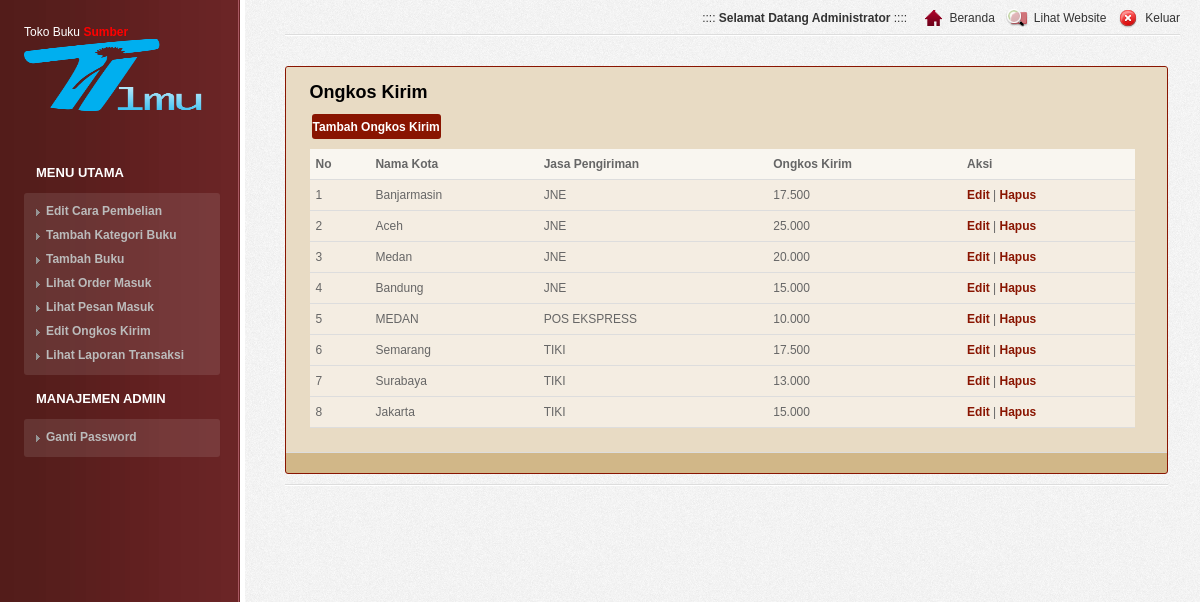
Page /PROGRAM/tokobukusumberilmu/login/media.php?module=ongkoskirim (signed in) on the committed database.
### tables this page shows
CREATE TABLE `kota` (
  `id_kota` int(3) NOT NULL,
  `id_perusahaan` int(10) NOT NULL,
  `nama_kota` varchar(100) NOT NULL,
  `ongkos_kirim` int(10) NOT NULL
);

CREATE TABLE `shop_pengiriman` (
  `id_perusahaan` int(10) NOT NULL,
  `nama_perusahaan` varchar(100) NOT NULL,
  `gambar` varchar(100) NOT NULL
);

### PROGRAM/tokobukusumberilmu/config/fungsi_rupiah.php (called while the page is built)
<?php
function format_rupiah($angka){
  $rupiah=number_format($angka,0,',','.');
  return $rupiah;
}
?>

### PROGRAM/tokobukusumberilmu/login/modul/mod_ongkoskirim/ongkoskirim.php (the view, shortened to what this page needs)
<?php
 if (empty($_SESSION['username']) AND empty($_SESSION['passuser'])){
  echo "<link href='style.css' rel='stylesheet' type='text/css'>
 <center>Untuk mengakses modul, Anda harus login <br>";
  echo "<a href=../../index.php><b>LOGIN</b></a></center>";
}
else{
$aksi="modul/mod_ongkoskirim/aksi_ongkoskirim.php";
switch($_GET[act]){
  default:
    echo "<h2>Ongkos Kirim</h2>
          <input type=button class='tombol' value='Tambah Ongkos Kirim'
          onclick=\"window.location.href='?module=ongkoskirim&act=tambahongkoskirim';\">
          <table>
          <tr><th>No</th><th>Nama Kota</th><th>Jasa Pengiriman</th><th>Ongkos Kirim</th><th>Aksi</th></tr>";
    $tampil=mysql_query("SELECT * FROM kota,shop_pengiriman where kota.id_perusahaan=shop_pengiriman.id_perusahaan ORDER BY shop_pengiriman.nama_perusahaan,kota.id_kota DESC");
    $no=1;
    while ($r=mysql_fetch_array($tampil)){
       $ongkos = format_rupiah($r[ongkos_kirim]);
       echo "<tr><td>$no</td>
             <td>$r[nama_kota]</td>
	     <td>$r[nama_perusahaan]</td>
             <td align=left>$ongkos</td>
             <td><a href=?module=ongkoskirim&act=editongkoskirim&id=$r[id_kota]><b>Edit</b></a> |
	               <a href=$aksi?module=ongkoskirim&act=hapus&id=$r[id_kota]><b>Hapus</b></a>
             </td></tr>";
      $no++;
    }
    echo "</table>";
    break;
}
}
?>

### PROGRAM/tokobukusumberilmu/login/media.php (shortened to what this page needs)
<?php
if (empty($_SESSION['username']) AND empty($_SESSION['passuser'])){
  echo "<link href='css/screen.css' rel='stylesheet' type='text/css'><link href='css/reset.css' rel='stylesheet' type='text/css'>
 <center><br><br><br><br><br><br>Maaf, untuk masuk <b>Halaman Administrator</b><br>
  <center>anda harus <b>Login</b> dahulu!<br><br>";
 echo "<div> <a href='index.php'><img src='images/kunci.png'  height=176 width=143></a>
             </div>";
  echo "<input type=button class=simplebtn value='LOGIN DI SINI' onclick=location.href='index.php'></a></center>";
}
else{
?>
<!DOCTYPE html PUBLIC "-//W3C//DTD XHTML 1.0 Strict//EN" "http://www.w3.org/TR/xhtml1/DTD/xhtml1-strict.dtd">
<html xmlns="http://www.w3.org/1999/xhtml">
<head>
<link rel="stylesheet" href="css/reset.css" type="text/css"/>
<link rel="stylesheet" href="css/screen.css" type="text/css"/>
<link rel="stylesheet" href="css/fancybox.css" type="text/css"/>
<link rel="stylesheet" href="css/jquery.wysiwyg.css" type="text/css"/>
<link rel="stylesheet" href="css/jquery.ui.css" type="text/css"/>
<link rel="stylesheet" href="css/visualize.css" type="text/css"/>
<link rel="stylesheet" href="css/visualize-light.css" type="text/css"/>
</head>
<body>
	<div class="sidebar">
		<div class="logo clear"><font size="5" color="white">Toko Buku  <strong><font color="red">Sumber</font></strong> </font><img src="../images/ilmu.png" alt="" width="185" height="80" /></div>
		<div class="menu">
		  <ul><li><a href="#">MENU UTAMA</a>
			  <ul>
				  <?php include "menu.php"; ?>
			  </ul>
			</li>
				  <li><a href="#">MANAJEMEN ADMIN</a>
				  <ul>
					<?php include "menu3.php"; ?>
				</ul>
			</li>
			</ul>
	  </div>
	</div>
	<div class="main">
	<div class="main-wrap">
		<div class="header clear">
			<ul class="links clear">
			<li>:::: <strong>Selamat Datang <?=$_SESSION[namalengkap]?></strong>&nbsp;::::&nbsp;</li>
			<li><a href="?module=home"><img src="images/home.png" alt="" class="icon" /> <span class="text">Beranda</span></a></li>
			<li><a href="logout2.php"><img src="images/ico_view_24.png" alt="" class="icon" /> <span class="text">Lihat Website</span></li>
			<li><a href="logout.php"><img src="images/ico_logout_24.png" alt="" class="icon" /> <span class="text">Keluar</span></a></li>
			</ul>
		</div>
		<div class="page clear">
<div class="notification note-success">
  <table width="100%" border="0" cellspacing="0" cellpadding="0">
    <tr>
      <td width="2%">&nbsp;</td>
      <td width="95%"><?php include "content.php"; ?></td>
      <td width="3%">&nbsp;</td>
    </tr>
  </table>
</div>
		<div class="footer clear"></div>
	</div>
	</div>
</div>
</body>
</html>
<?php
}
?>

### PROGRAM/tokobukusumberilmu/login/menu.php (shortened to what this page needs)
<?php
if ($_SESSION[leveluser]=='admin'){
  $sql=mysql_query("select * from modul where aktif='Y' order by urutan");
}
if ($m=mysql_fetch_array($sql)){
echo "<li><a href='?module=carabeli'><b>Edit Cara Pembelian</b></a></li>";
echo "<li><a href='?module=kategori'><b>Tambah Kategori Buku</b></a></li>";
echo "<li><a href='?module=produk'><b>Tambah Buku</b></a></li>";
echo "<li><a href='?module=order'><b>Lihat Order Masuk</b></a></li>";
echo "<li><a href='?module=hubungi'><b>Lihat Pesan Masuk</b></a></li>";
echo "<li><a href='?module=ongkoskirim'><b>Edit Ongkos Kirim</b></a></li>";
echo "<li><a href='?module=laporan'><b>Lihat Laporan Transaksi</b></a></li>";
}
?>

### PROGRAM/tokobukusumberilmu/login/menu3.php (shortened to what this page needs)
<?php
if ($_SESSION[leveluser]=='admin'){
  $sql=mysql_query("select * from modul where aktif='Y' order by urutan");
}
if ($m=mysql_fetch_array($sql)){
    echo "<li><a href='?module=password'><b>Ganti Password</b></a></li>";
}
?>

### PROGRAM/tokobukusumberilmu/login/content.php (shortened to what this page needs)
<?php
include "../config/library.php";
include "../config/fungsi_rupiah.php";
if ($_GET[module]=='home'){
  if ($_SESSION['leveluser']=='admin'){
  echo "<h2>Selamat Datang</h2>
          <p>Hai <b>$_SESSION[namalengkap]</b>, selamat datang di halaman Administrator.<br> Silahkan klik menu pilihan yang berada
          di sebelah kiri untuk mengelola konten website anda. </p>
          <p>&nbsp;</p><p>&nbsp;</p><p>&nbsp;</p><p>&nbsp;</p><p>&nbsp;</p><p>&nbsp;</p><p>&nbsp;</p><p>&nbsp;</p>
          <p align=right>Login : $hari_ini, ";
  echo tgl_indo(date("Y m d"));
  echo " | ";
  echo date("H:i:s");
  echo " WIB</p>";
  }
}
elseif ($_GET[module]=='modul'){
  if ($_SESSION['leveluser']=='admin'){
    include "modul/mod_modul/modul.php";
  }
}
elseif ($_GET[module]=='kategori'){
  if ($_SESSION['leveluser']=='admin'){
    include "modul/mod_kategori/kategori.php";
  }
}
elseif ($_GET[module]=='produk'){
  if ($_SESSION['leveluser']=='admin'){
    include "modul/mod_produk/produk.php";
  }
}
elseif ($_GET[module]=='bestseller'){
  if ($_SESSION['leveluser']=='admin'){
    include "modul/mod_bestseller/bestseller.php";
  }
}
elseif ($_GET[module]=='order'){
  if ($_SESSION['leveluser']=='admin'){
    include "modul/mod_order/order.php";
  }
}
elseif ($_GET[module]=='profil'){
  if ($_SESSION['leveluser']=='admin'){
    include "modul/mod_profil/profil.php";
  }
}
elseif ($_GET[module]=='hubungi'){
  if ($_SESSION['leveluser']=='admin'){
    include "modul/mod_hubungi/hubungi.php";
  }
}
elseif ($_GET[module]=='carabeli'){
  if ($_SESSION['leveluser']=='admin'){
    include "modul/mod_carabeli/carabeli.php";
  }
}
elseif ($_GET[module]=='bank'){
  if ($_SESSION['leveluser']=='admin'){
    include "modul/mod_bank/bank.php";
  }
}
elseif ($_GET[module]=='banner'){
  if ($_SESSION['leveluser']=='admin'){
    include "modul/mod_banner/banner.php";
  }
}
elseif ($_GET[module]=='header'){
  if ($_SESSION['leveluser']=='admin'){
    include "modul/mod_header/header.php";
  }
}
elseif ($_GET['module']=='menuutama'){
  if ($_SESSION['leveluser']=='admin'){
    include "modul/mod_menuutama/menuutama.php";
  }
}
elseif ($_GET['module']=='submenu'){
  if ($_SESSION['leveluser']=='admin'){
    include "modul/mod_submenu/submenu.php";
  }
}
elseif ($_GET[module]=='ongkoskirim'){
  if ($_SESSION['leveluser']=='admin'){
    include "modul/mod_ongkoskirim/ongkoskirim.php";
  }
}
elseif ($_GET[module]=='password'){
  if ($_SESSION['leveluser']=='admin'){
    include "modul/mod_password/password.php";
  }
}
elseif ($_GET[module]=='laporan'){
  if ($_SESSION['leveluser']=='admin'){
    include "modul/mod_laporan/laporan.php";
  }
}
elseif ($_GET['module']=='jasapengiriman'){
if ($_SESSION['leveluser']=='admin'){
  require_once "modul/mod_pengiriman/pengiriman.php";
  }
}
elseif ($_GET[module]=='ym'){
  if ($_SESSION['leveluser']=='admin'){
    include "modul/mod_ym/ym.php";
  }
}
elseif ($_GET[module]=='welcome'){
  if ($_SESSION['leveluser']=='admin'){
    include "modul/mod_welcome/welcome.php";
  }
}
elseif ($_GET['module']=='jasapengiriman'){
if ($_SESSION['leveluser']=='admin'){
  require_once "modul/mod_pengiriman/pengiriman.php";
  }
}
else{
  echo "<p><b>MODUL BELUM ADA ATAU BELUM LENGKAP</b></p>";
}
?>

### PROGRAM/tokobukusumberilmu/login/css/screen.css (style rules this page uses)
html { background: url('../images/main.gif') top left #EEEEEE; }
body { background: url('../images/sidebar.gif') top left repeat-y; min-width: 1000px; min-height: 900px; text-align: left; margin: 0px; font-family: arial; font-size: 12px; color: #666666; }
.clear:after { content: "."; display: block; height: 0; overflow:hidden; clear: both; visibility: hidden; }
a { color:#891501; text-decoration: none; }
strong { color: #333333; }
.sidebar { width: 196px; float: left; padding: 0px 20px 0px 24px; }
.main { margin-left: 285px; margin-right: 20px; }
.main-wrap { width: 100%; float: left; }
.page { padding-right: 12px; padding-bottom: 50px; }
.logo { width: 196px; margin-top: 25px; margin-bottom: 35px; }
.menu { padding-top: 0px; margin-bottom: 30px; }
.menu ul { font-size: 13px; }
.menu li { padding-bottom: 8px; }
.menu li a { display: block; line-height: 16px; padding: 8px 12px 8px 12px; background: url('../images/menu_button.png') top left no-repeat; color: #FFFFFF; text-decoration: none; font-weight: bold; }
.menu ul ul { font-size: 12px; width: 100%; background: url('../images/bck_white_10.png'); margin-top: 4px; padding: 6px 0px 8px 0px; -moz-border-radius: 3px 3px 3px 3px; -webkit-border-radius: 3px 3px 3px 3px; border-radius: 3px 3px 3px 3px; }
.menu li li { padding: 4px 0px 4px 0px; }
.menu li li a { padding: 0px 12px 0px 22px !important; background: url('../images/arrow_sm_grey.gif') 12px 6px no-repeat !important; font-weight: normal; color: #BBBBBB!important; }
.header { background: url('../images/line.gif') bottom left repeat-x; margin-bottom: 30px; }
.header .links { float: right; line-height: 24px; color: #333333; padding: 6px 0px 6px 0px; }
.header .links li { float: left; margin-left: 10px; }
.header .links .icon { display: block; width: 24px; height: 24px; float: left; margin-right: 5px; }
.header .links a { color: #333333; text-decoration: none; }
h2 { color: #000; font-size: 18px; font-weight: bold; padding-top: 10px; margin-bottom: 10px; }
.page table { width: 100%; margin: 0px; margin-bottom: 20px; }
.page th { background: url('../images/header.gif') top left repeat-x #FFFFFF; border-bottom: 1px solid #DDDDDD; text-align: left; line-height: 22px; padding: 4px 6px 4px 6px; color: #333333; white-space: nowrap; }
.page td { background: url('../images/bck_white_50.png') top left; border-bottom: 1px solid #DDDDDD; line-height: 22px; padding: 4px 6px 4px 6px; }
.page tbody th { background: url('../images/bck_white_75.png') top left; font-weight: bold; white-space: nowrap; color: #666666; }
.notification { border: 1px solid #666666; border-radius: 3px; display: block; margin-bottom: 10px; overflow: hidden; padding: 0px; position: relative; z-index: 1; zoom: 1; -moz-border-radius: 3px; -webkit-border-radius: 3px; background-color: #8F3E49; }
.note-success { background: #E7ABA0 url('../images/bck_success.png'); border-color: #891501; }
.footer { width: 100%; font-size: 11px; padding: 10px 0px 30px 0px; background: url('../images/line.gif') top left repeat-x; }
.tombol { border:0; background:#891501; color:#FFF; -webkit-border-radius:3px; -moz-border-radius:3px; margin:1px 0 10px 2px; padding:1px; cursor:pointer; font-weight:bold; font-size: 12px; height: 25px; }

### rows in the picture
kota: nama_kota "Banjarmasin", id_perusahaan.nama_perusahaan "JNE", ongkos_kirim "17.500"
kota: nama_kota "Aceh", id_perusahaan.nama_perusahaan "JNE", ongkos_kirim "25.000"
kota: nama_kota "Medan", id_perusahaan.nama_perusahaan "JNE", ongkos_kirim "20.000"
kota: nama_kota "Bandung", id_perusahaan.nama_perusahaan "JNE", ongkos_kirim "15.000"
kota: nama_kota "MEDAN", id_perusahaan.nama_perusahaan "POS EKSPRESS", ongkos_kirim "10.000"
kota: nama_kota "Semarang", id_perusahaan.nama_perusahaan "TIKI", ongkos_kirim "17.500"
kota: nama_kota "Surabaya", id_perusahaan.nama_perusahaan "TIKI", ongkos_kirim "13.000"
kota: nama_kota "Jakarta", id_perusahaan.nama_perusahaan "TIKI", ongkos_kirim "15.000"

### other values in the picture
$_SESSION[namalengkap] "Administrator"
